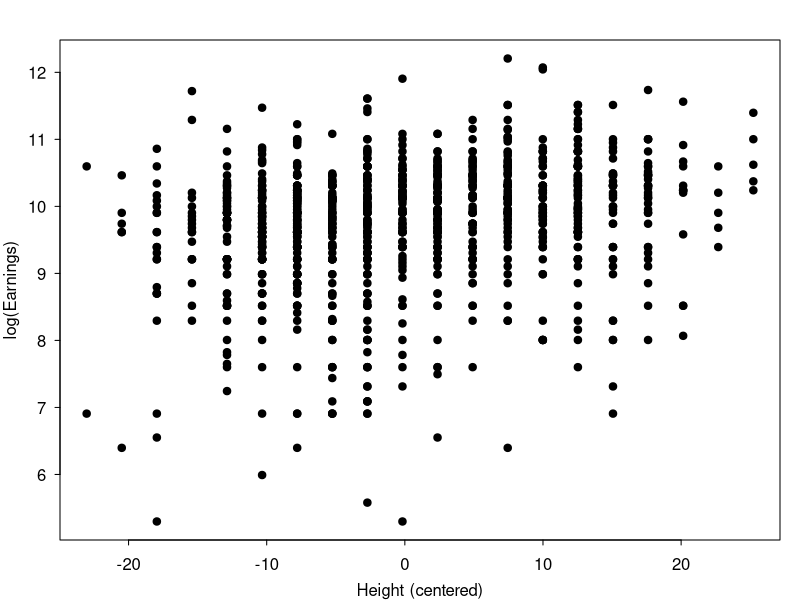
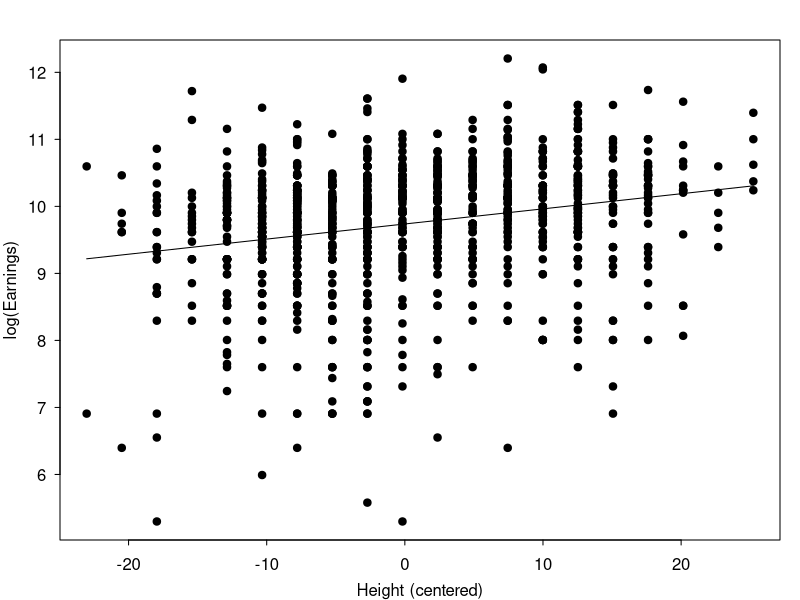
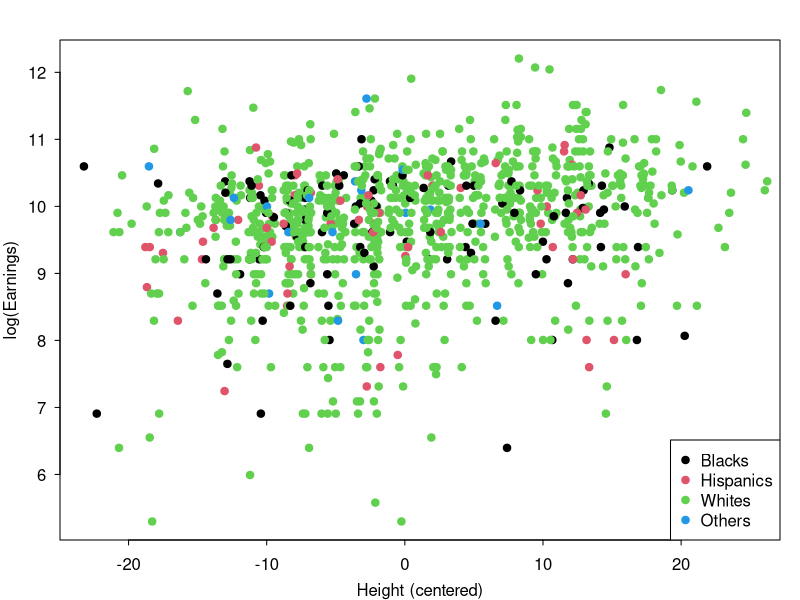
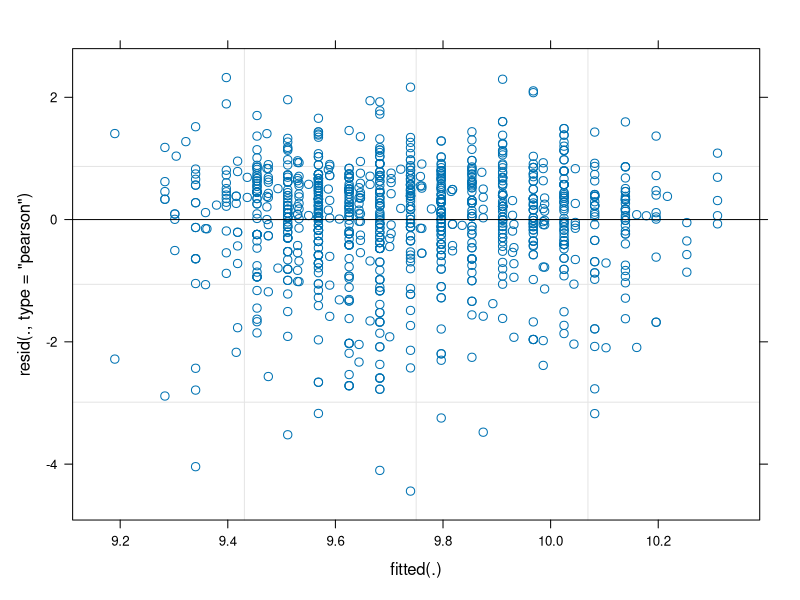
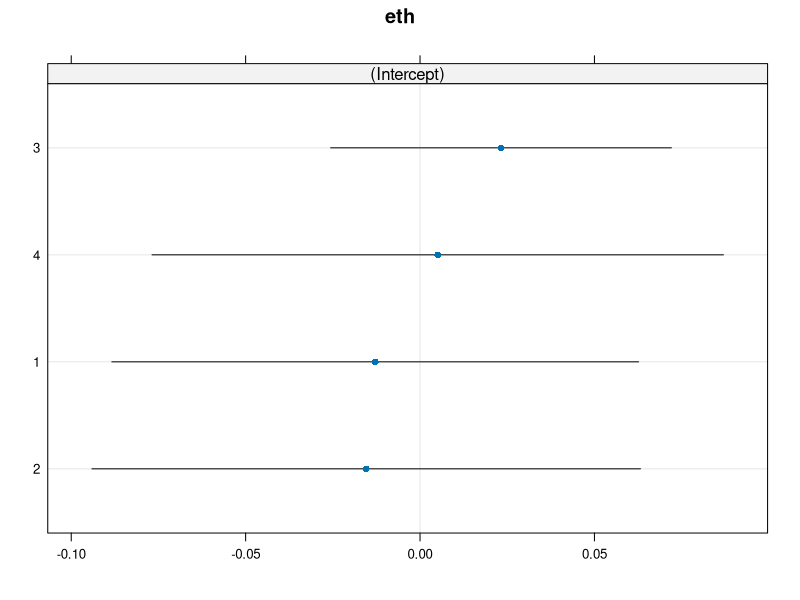
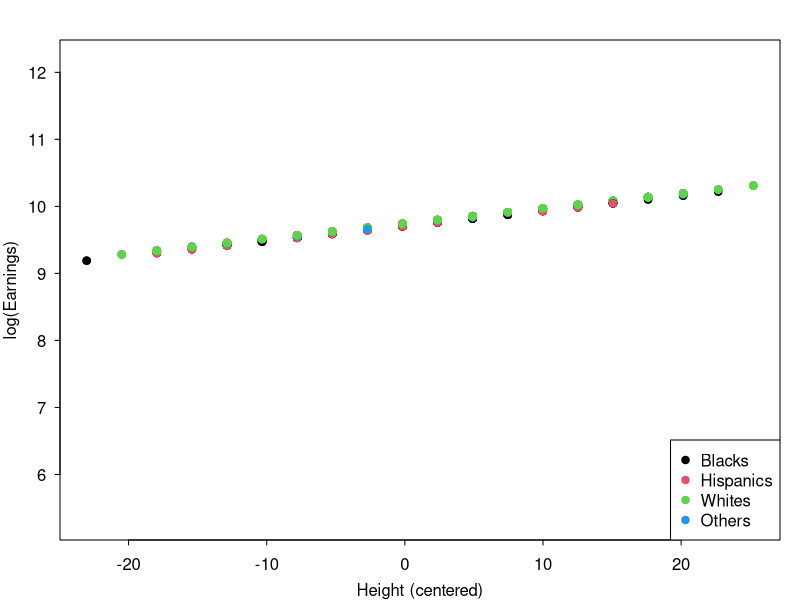

Generate these figures, in order, with R:
## ---- chunk 1
knitr::opts_chunk$set(dev = 'pdf')
#options(width = 40)
par(mar=c(3,3,2,1), mgp=c(2,.7,0), tck=-.01,las=1)
# setwd("~/GitHub/ecots/slides/day_1")
# pkgs = c('R2jags','rjags', 'lubridate', 'tidyverse','forecast', 'rstan')
# lapply(pkgs, library, character.only = TRUE)
## ---- chunk 2
dat = read.csv('../data/earnings.csv')
with(dat, plot(x_centered, y, xlab = 'Height (centered)',
     ylab = 'log(Earnings)', pch = 19))
## ---- chunk 3
summary(lm(y ~ x_centered, data = dat))
## ---- chunk 4
with(dat, plot(x_centered, y, xlab = 'Height (centered)',
     ylab = 'log(Earnings)', pch = 19))
lines(dat$x_centered, lm(y ~ x_centered, 
                         data = dat)$fitted.values)
## ---- chunk 5
eth_names = c('Blacks','Hispanics','Whites','Others')
with(dat, plot(x_centered, y, xlab = 'Height (centered)',
     ylab = 'log(Earnings)', type = 'n'))
with(dat, points(jitter(x_centered, 2), y, col = eth, 
                 pch = 19))
legend('bottomright', eth_names, col = 1:4, pch = 19)
## ---- chunk 6
table(dat$eth)
## ---- chunk 7
summary(lm(y ~ x_centered + as.factor(eth), data = dat))
## ---- chunk 8
library(lme4)
mm_1 = lmer(y ~ x_centered + (1 | eth), data = dat)
summary(mm_1)
## ---- chunk 9
coef(mm_1)
## ---- chunk 10
plot(mm_1)
## ---- chunk 11
confint(mm_1, level = 0.5)
## ---- chunk 12
library(lattice)
dotplot(ranef(mm_1))
## ---- chunk 13
fitted_values = predict(mm_1)
with(dat, plot(x_centered, y, xlab = 'Height (centered)',
     ylab = 'log(Earnings)', type = 'n'))
legend('bottomright', eth_names, col = 1:4, pch = 19)
with(dat, points(x_centered, fitted_values, col = eth, pch = 19))
